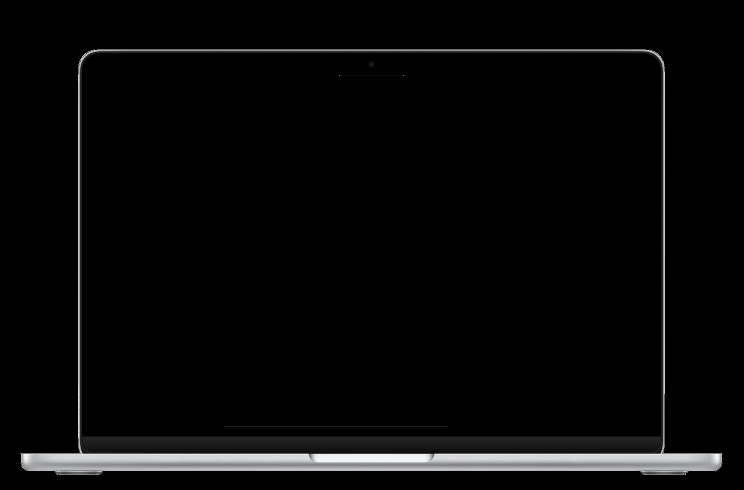
#> input picture ideashell-video/assets/mac-frame.png, 1487 x 980 px (shown at 1/2 size)
$ python -i schedule_render.py   (imports and definitions only)
#> lines starting #> are read from the running program, lines starting #| are printed output that depends on the picture
### ideashell-video/schedule_timeline.py
"""Timing for the 28s「说话乱七八糟，日程井井有条」video (schedule_render.py / schedule_audio.py). Seconds."""

import re

W, H = 1080, 1920
FPS = 30
DURATION = 28.0


def cells_of(s):
    return re.findall(r"[A-Za-z0-9]+|.", s)


def build(groups):
    """groups: [(text, kind)] with kind None (kept), "f" (口头禅) or "c" (改口)."""
    cells, marks = [], []
    for text, kind in groups:
        cs = cells_of(text)
        if kind:
            marks.append((len(cells), len(cs), kind))
        cells += cs
    removed = {i for s, n, _ in marks for i in range(s, s + n)}
    kept = [i for i in range(len(cells)) if i not in removed]
    return cells, marks, kept


# ---- round 1 ----
R1_GROUPS = [("嗯，", "f"), ("那个，", "f"), ("明早", None), ("九点，啊不是，", "c"), ("十点跟老板过方案，", None),
             ("然后那个，", "f"), ("PPT今晚得改完。", None)]
TYPE1 = (0.2, 2.45)
MARK1 = [2.75, 3.08, 3.41, 3.74]
BLOW1 = 4.25
REFLOW1 = 4.42
TASK1 = 5.55
TAGS1 = 6.2
CHECKS1 = [6.55, 6.8]
LINE1 = 7.0
OUT1 = 8.0

# ---- round 2 ----
AGAIN = 8.05
R2_GROUPS = [("就是，", "f"), ("周六我妈生日", None), ("嘛", "f"), ("，", None), ("对，", "f"), ("要订个蛋糕，", None),
             ("呃，", "f"), ("还有", None), ("那个，", "f"), ("每周二四晚上", None), ("八点，不对，", "c"),
             ("七点半去游泳，", None), ("哦对，", "f"), ("房租周日交。", None)]
TYPE2 = (8.45, 10.55)
MARK2 = [10.75 + 0.2 * k for k in range(7)]
BLOW2 = 12.3
REFLOW2 = 12.47
TASK2 = 13.4
TAGS2 = 14.05
CHECKS2 = [14.4, 14.6, 14.8, 15.0]
LINE2 = 15.2

# ---- climax: the paper grid becomes this week's calendar ----
CAL = 15.9
MORPH = 16.3
MORPH_STAGGER = 0.006
MORPH_DUR = 0.45
CAL_HEAD = 17.0
LAND = [17.25 + 0.14 * k for k in range(7)]
FLY_DUR = 0.38
SLAM = (18.6, 18.8)
CAL_OUT = 20.15

# ---- slogan row -> end card ----
SLOGAN_TEXT = "呃，就，帮你记，帮你做"
SLOGAN_DROP = 4
TYPE3 = (20.4, 20.95)
MARK3 = 21.1
BLOW3 = 21.45
REFLOW3 = 21.6
ORANGE3 = [22.15, 22.27, 22.39]
LOGO = 22.6
TITLE = 22.85
TAGLINE = 23.3
CHIPS = [23.5 + 0.08 * k for k in range(5)]
STORE = 24.05

LABELS = [
    (0.0, "mic", "你说的"),
    (2.62, "logo", "闪念贝壳整理中…"),
    (4.5, "check", "整理好了"),
    (5.45, "list", "拆成待办"),
    (6.55, "check", "已添加 2 项待办"),
    (AGAIN, "mic", "再说一段"),
    (10.65, "logo", "闪念贝壳整理中…"),
    (12.55, "check", "整理好了"),
    (13.3, "list", "拆成待办"),
    (14.4, "check", "已添加 4 项待办"),
    (CAL, "cal", "本周日程"),
    (CAL_OUT, None, ""),
]
PAGES = [(0.0, 1), (AGAIN, 2), (CAL, 3)]


def type_times(cells, span):
    t0, t1 = span
    dt = (t1 - t0) / len(cells)
    return [t0 + i * dt for i in range(len(cells))]


# [24 lines left out: function sfx_events, not called in this run]

### ideashell-video/schedule_render.py
"""Render the 28s「说话乱七八糟，日程井井有条」video.

    python3 schedule_render.py                  # -> out/schedule-video.mp4 (no audio)
    python3 schedule_render.py --stills 3 17.5  # PNG stills -> out/s-still-*.png
"""

import argparse
import math
import os
import random
import subprocess
import sys
from functools import lru_cache
from multiprocessing import Pool

from PIL import Image, ImageDraw

import render as R
from render import (SS, appear, asset, check_badge, clamp, font, in_out, lerp, out_back, out_cubic, prog, put, rich,
                    ring, rrect, text_width, txt, with_shadow, xhs_safe)
from timeline import INK, ORANGE, ORANGE_SOFT, WHITE
from schedule_timeline import *  # noqa: F403

# [1 line that did not run here, left out]
PAPER = (246, 242, 236)
CELL_FILL = (255, 253, 250)
CELL_LINE = (232, 222, 212)
HEAD_LINE = (226, 219, 210)
MUTED = (140, 126, 116)
ROSE = (214, 51, 84)
ROSE_SOFT = (253, 229, 234)
ROSE_LINE = (240, 168, 184)
CHIP_GRAY = (240, 235, 228)

GX0, GY0, CELL, PITCH, COLS = 88, 330, 106, 114, 8
GLYPH = 62
CARD_W, CARD_H, CARD_Y0, CARD_STEP = 904, 150, 330, 172
TITLE_SIZE = 46


# ---------------------------------------------------------------- primitives

def cell_center(i):
    return GX0 + (i % COLS) * PITCH + CELL / 2, GY0 + (i // COLS) * PITCH + CELL / 2


def glyph_size(s, size, fit=True):
    return size if len(s) == 1 or not fit else int(size * 0.6)


# [8 lines that did not run here, left out]


@lru_cache(64)
def cell_img(size, fill=CELL_FILL, line=CELL_LINE, width=2):
    return rrect(size, size, 3, fill + (255,), line + (255,), width)


def draw_rect(d, x, y, w, h, fill, line, width=2, r=3):
    d.rounded_rectangle((round(x), round(y), round(x + w) - 1, round(y + h) - 1), r, fill=fill, outline=line,
                        width=width)


def fade_img(img, a):
    return R.with_alpha(img, clamp(a))


# [128 lines left out: functions chip, tag_icon, tag_img, page_at, draw_header, label_icon and 1 more, not called in this run]


# ---------------------------------------------------------------- rounds

R1_CARDS = [
    dict(title=[("跟", 4), ("老", 5), ("板", 6), ("过", 7), ("方", 8), ("案", 9)],
         tags=[("clock", "明天 10:00", [0, 1, 2, 3]), ("bell", "提前 15 分钟提醒", [])]),
    dict(title=[("改", 15), (" ", None), ("PPT", 11)], tags=[("clock", "今晚 22:00 前", [12, 13])]),
]
R2_CARDS = [
    dict(title=[("妈", None), ("妈", 3), ("生", 4), ("日", 5)], tags=[("clock", "周六 · 全天", [0, 1])]),
    dict(title=[("订", 8), ("蛋", 10), ("糕", 11)], tags=[("clock", "周六前", []), ("bell", "周五提醒你", [])]),
    dict(title=[("游", 25), ("泳", 26)],
         tags=[("clock", "每周二、四 19:30", list(range(15, 24))), ("repeat", "每周重复", [])]),
    dict(title=[("交", 32), ("房", 28), ("租", 29)], tags=[("clock", "周日前", [30, 31])]),
]


def make_round(groups, typ, marks_t, blow, reflow, task, tags_t, checks, cards, out):
    cells, marks, kept = build(groups)
    return dict(cells=cells, marks=marks, kept=kept, typ=type_times(cells, typ), marks_t=marks_t, blow=blow,
                reflow=reflow, task=task, tags_t=tags_t, checks=checks, cards=cards, out=out)


RD1 = make_round(R1_GROUPS, TYPE1, MARK1, BLOW1, REFLOW1, TASK1, TAGS1, CHECKS1, R1_CARDS, OUT1)
RD2 = make_round(R2_GROUPS, TYPE2, MARK2, BLOW2, REFLOW2, TASK2, TAGS2, CHECKS2, R2_CARDS, CAL)


# [29 lines left out: functions grid_cell_alpha, draw_grid, marked_sprite, not called in this run]


def card_xy(k):
    return GX0, CARD_Y0 + k * CARD_STEP


# [24 lines left out: functions card_bg, title_slots, tag_slots, not called in this run]


def card_start(rd, k):
    return rd["task"] - 0.05 + 0.07 * k


# [25 lines left out: functions round_flights, flight_delays, not called in this run]


def flight_start(rd, src):
    return rd["task"] + flight_delays(1 if rd is RD1 else 2)[src]


# [147 lines left out: functions draw_round, card_exit, draw_cards, blit_card, not called in this run]


# ---------------------------------------------------------------- counters & lines

COUNTERS = [("去口头禅", "f"), ("改口纠正", "c"), ("拆成待办", "task"), ("填好时间", "time")]


def counter_events():
    ev = {"f": [], "c": [], "task": [], "time": []}
    for rd in (RD1, RD2):
        for (s, n, kind), mt in zip(rd["marks"], rd["marks_t"]):
            ev[kind].append(mt)
        ev["task"] += rd["checks"]
        ev["time"] += [rd["tags_t"] + 0.12 * k for k in range(len(rd["cards"]))]
    return ev


CEV = counter_events()


# [28 lines left out: functions draw_counters, draw_line, not called in this run]


# ---------------------------------------------------------------- climax: calendar

CAL_COLW, CAL_PITCH = 122, 130
ROW_Y = [330, 430, 552, 648, 744, 840, 936, 1032]
ROW_H = [90, 110, 88, 88, 88, 88, 88, 88]
DAYS = ["周一", "周二", "周三", "周四", "周五", "周六", "周日"]
DATES = [12, 13, 14, 15, 16, 17, 18]
TODAY = 1

PILLS = ["过方案", "改 PPT", "妈妈生日", "订蛋糕", "游泳", "交房租"]
R2_PILL = [2, 3, 4, 5]
BLOCKS = [("过方案", "10:00", 2, 2, 0), ("改 PPT", "22:00", 1, 7, 1), ("妈妈生日", "全天", 5, None, 2),
          ("订蛋糕", "周六前", 4, None, 3), ("游泳", "19:30", 1, 6, 4), ("游泳", "19:30", 3, 6, 4),
          ("交房租", "截止", 6, None, 5)]


# [20 lines left out: functions pill_bank, pill_img, not called in this run]


@lru_cache(1)
def circle_dot():
    return R.circle(14, ORANGE + (255,))


def cal_rect(j):
    c, r = j % 7, j // 7
    return GX0 + c * CAL_PITCH, ROW_Y[r], CAL_COLW, ROW_H[r]


def grid_rect(i):
    c, r = i % COLS, i // COLS
    return GX0 + c * PITCH, GY0 + r * PITCH, CELL, CELL


# [95 lines left out: functions block_rect, block_img, draw_calendar, not called in this run]


# ---------------------------------------------------------------- slogan row & end card

END_DY = 177
ROW_Y_END = 739 + END_DY
SL_CELLS = cells_of(SLOGAN_TEXT)
PRE_SIZE, PRE_PITCH = 76, 82
END_SIZE, END_PITCH = 99, 104
CHIP_ROWS = [[(245, 438, "phone", "iPhone"), (458, 666, "phone", "Android"), (686, 835, "laptop", "Mac")],
             [(281, 506, "laptop", "Windows"), (526, 799, "watch", "Apple Watch")]]
CHIP_YS = [990 + END_DY, 1080 + END_DY]


def pre_x(i):
    return 540 - (len(SL_CELLS) * PRE_PITCH - 6) / 2 + i * PRE_PITCH + PRE_SIZE / 2


def end_x(k):
    return 176 + k * END_PITCH + END_SIZE / 2


# [88 lines left out: functions device_chip, draw_slogan, draw_end, not called in this run]


@lru_cache(1)
def logo_tile():
    return with_shadow(asset("logo", height=196), blur=16, dy=8, opacity=0.1)[0]


# ---------------------------------------------------------------- frame
def render(t):
    img = Image.new("RGBA", (W, H), PAPER + (255,))
    head_a = 1 - prog(t, CAL_OUT, 0.3)
    if head_a > 0:
        head = Image.new("RGBA", (W, 130), (0, 0, 0, 0))
        draw_header(head, t)
        if head_a < 1:
            head.putalpha(head.getchannel("A").point(lambda v: int(v * head_a)))
        img.alpha_composite(head)
    draw_label(img, t)
    if t < CAL + 0.6:
        rd = RD1 if t < AGAIN else RD2
        draw_round(img, t, rd)
    draw_counters(img, t)
    draw_line(img, t, LINE1, OUT1, [(("说完，就变成", INK), ("待办", ORANGE), ("。", INK))])
    draw_line(img, t, LINE2, CAL, [(("口头禅、改口都不怕，", INK),), (("时间和提醒自动填好。", ORANGE),)],
              y0=1420, size=50, gap=78)
    if CAL <= t < CAL_OUT + 0.4:
        draw_calendar(img, t)
    if t >= TYPE3[0] - 0.2:
        draw_slogan(img, t)
        draw_end(img, t)
    return xhs_safe(img, PAPER)


def render_frame(i):
    return render(i / FPS).tobytes()


# [24 lines left out: function main, not called in this run]


# [2 lines not run here, left out]

>>> import cv2
>>> picture = cv2.imread('assets/mac-frame.png', cv2.IMREAD_GRAYSCALE)
#> picture: shape (980, 1487); min 0, max 255, mean 8.6
>>> result = render_frame(picture)
#> in render, `img = Image.new("RGBA", (W, H), PAPER + (255,))`:
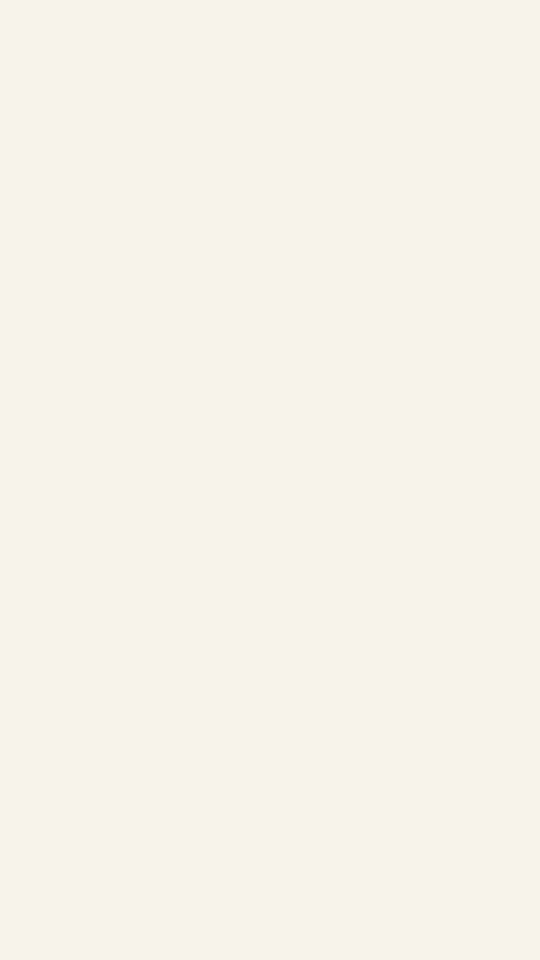
#> img: PIL image 1080x1920 RGBA (shown at 1/2 size); mean R, G, B, A 246, 242, 236, 255
#> (the run stopped early here; a loop or call above may not have finished)
